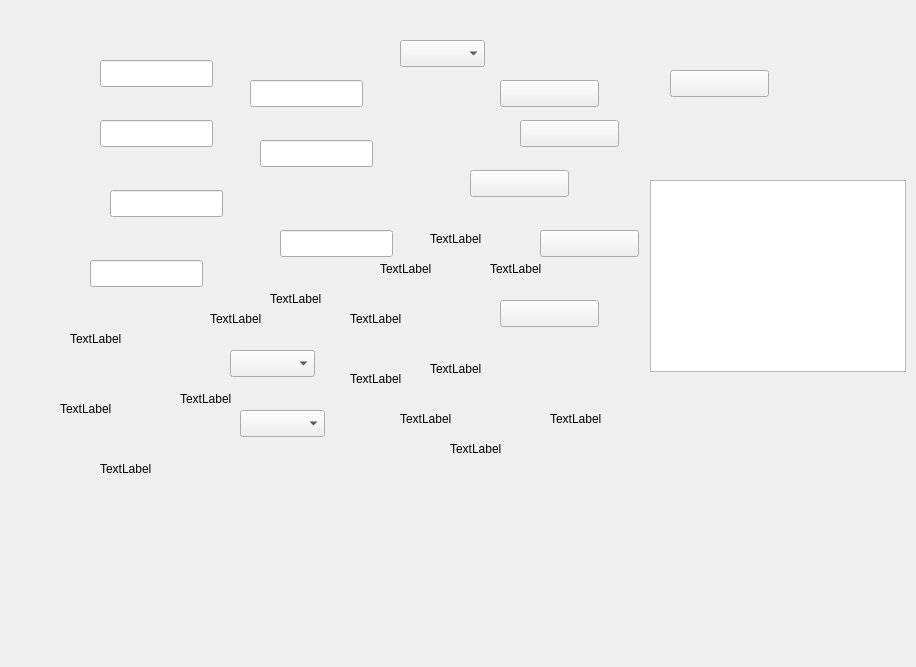
<?xml version="1.0" encoding="UTF-8"?>
<ui version="4.0">
 <class>QSettingMethodForm</class>
 <widget class="QWidget" name="QSettingMethodForm">
  <property name="geometry">
   <rect>
    <x>0</x>
    <y>0</y>
    <width>916</width>
    <height>667</height>
   </rect>
  </property>
  <property name="windowTitle">
   <string>Form</string>
  </property>
  <widget class="QPushButton" name="pb_settingmethod_pgdn">
   <property name="geometry">
    <rect>
     <x>470</x>
     <y>170</y>
     <width>99</width>
     <height>27</height>
    </rect>
   </property>
   <property name="text">
    <string/>
   </property>
  </widget>
  <widget class="QPushButton" name="pb_settingmethod_add">
   <property name="geometry">
    <rect>
     <x>500</x>
     <y>300</y>
     <width>99</width>
     <height>27</height>
    </rect>
   </property>
   <property name="text">
    <string/>
   </property>
  </widget>
  <widget class="QPushButton" name="pb_settingmethod_pgup">
   <property name="geometry">
    <rect>
     <x>500</x>
     <y>80</y>
     <width>99</width>
     <height>27</height>
    </rect>
   </property>
   <property name="text">
    <string/>
   </property>
  </widget>
  <widget class="QPushButton" name="pb_settingmethod_delete">
   <property name="geometry">
    <rect>
     <x>520</x>
     <y>120</y>
     <width>99</width>
     <height>27</height>
    </rect>
   </property>
   <property name="text">
    <string/>
   </property>
  </widget>
  <widget class="QPushButton" name="pb_settingmethod_save">
   <property name="geometry">
    <rect>
     <x>670</x>
     <y>70</y>
     <width>99</width>
     <height>27</height>
    </rect>
   </property>
   <property name="text">
    <string/>
   </property>
  </widget>
  <widget class="QPushButton" name="pb_settingmethod_colud">
   <property name="geometry">
    <rect>
     <x>540</x>
     <y>230</y>
     <width>99</width>
     <height>27</height>
    </rect>
   </property>
   <property name="text">
    <string/>
   </property>
  </widget>
  <widget class="QLineEdit" name="le_settingmethod_mingcheng">
   <property name="geometry">
    <rect>
     <x>100</x>
     <y>60</y>
     <width>113</width>
     <height>27</height>
    </rect>
   </property>
  </widget>
  <widget class="QLineEdit" name="le_settingmethod_xishu">
   <property name="geometry">
    <rect>
     <x>100</x>
     <y>120</y>
     <width>113</width>
     <height>27</height>
    </rect>
   </property>
  </widget>
  <widget class="QLineEdit" name="le_settingmethod_xishishui">
   <property name="geometry">
    <rect>
     <x>110</x>
     <y>190</y>
     <width>113</width>
     <height>27</height>
    </rect>
   </property>
  </widget>
  <widget class="QLineEdit" name="le_settingmethod_jian">
   <property name="geometry">
    <rect>
     <x>90</x>
     <y>260</y>
     <width>113</width>
     <height>27</height>
    </rect>
   </property>
  </widget>
  <widget class="QLineEdit" name="le_settingmethod_zhengliu">
   <property name="geometry">
    <rect>
     <x>250</x>
     <y>80</y>
     <width>113</width>
     <height>27</height>
    </rect>
   </property>
  </widget>
  <widget class="QLineEdit" name="le_settingmethod_pengsuan">
   <property name="geometry">
    <rect>
     <x>260</x>
     <y>140</y>
     <width>113</width>
     <height>27</height>
    </rect>
   </property>
  </widget>
  <widget class="QLineEdit" name="le_settingmethod_liuliang">
   <property name="geometry">
    <rect>
     <x>280</x>
     <y>230</y>
     <width>113</width>
     <height>27</height>
    </rect>
   </property>
  </widget>
  <widget class="QComboBox" name="cb_settingmethod_diding">
   <property name="geometry">
    <rect>
     <x>230</x>
     <y>350</y>
     <width>85</width>
     <height>27</height>
    </rect>
   </property>
  </widget>
  <widget class="QComboBox" name="cb_setting_metoh_jiajian">
   <property name="geometry">
    <rect>
     <x>240</x>
     <y>410</y>
     <width>85</width>
     <height>27</height>
    </rect>
   </property>
  </widget>
  <widget class="QLabel" name="lb_settting_method_mingcheng">
   <property name="geometry">
    <rect>
     <x>70</x>
     <y>330</y>
     <width>67</width>
     <height>17</height>
    </rect>
   </property>
   <property name="text">
    <string>TextLabel</string>
   </property>
  </widget>
  <widget class="QLabel" name="lb_settting_method_xishu">
   <property name="geometry">
    <rect>
     <x>60</x>
     <y>400</y>
     <width>67</width>
     <height>17</height>
    </rect>
   </property>
   <property name="text">
    <string>TextLabel</string>
   </property>
  </widget>
  <widget class="QLabel" name="lb_settting_method_pengsuan">
   <property name="geometry">
    <rect>
     <x>100</x>
     <y>460</y>
     <width>67</width>
     <height>17</height>
    </rect>
   </property>
   <property name="text">
    <string>TextLabel</string>
   </property>
  </widget>
  <widget class="QLabel" name="lb_settting_method_xishishui">
   <property name="geometry">
    <rect>
     <x>210</x>
     <y>310</y>
     <width>67</width>
     <height>17</height>
    </rect>
   </property>
   <property name="text">
    <string>TextLabel</string>
   </property>
  </widget>
  <widget class="QLabel" name="lb_settting_method_jian">
   <property name="geometry">
    <rect>
     <x>180</x>
     <y>390</y>
     <width>67</width>
     <height>17</height>
    </rect>
   </property>
   <property name="text">
    <string>TextLabel</string>
   </property>
  </widget>
  <widget class="QLabel" name="lb_settting_method_zhengliu">
   <property name="geometry">
    <rect>
     <x>350</x>
     <y>310</y>
     <width>67</width>
     <height>17</height>
    </rect>
   </property>
   <property name="text">
    <string>TextLabel</string>
   </property>
  </widget>
  <widget class="QLabel" name="lb_settting_method_diding">
   <property name="geometry">
    <rect>
     <x>350</x>
     <y>370</y>
     <width>67</width>
     <height>17</height>
    </rect>
   </property>
   <property name="text">
    <string>TextLabel</string>
   </property>
  </widget>
  <widget class="QLabel" name="lb_settting_method_liuliang">
   <property name="geometry">
    <rect>
     <x>400</x>
     <y>410</y>
     <width>67</width>
     <height>17</height>
    </rect>
   </property>
   <property name="text">
    <string>TextLabel</string>
   </property>
  </widget>
  <widget class="QLabel" name="lb_settting_method_jiajian">
   <property name="geometry">
    <rect>
     <x>430</x>
     <y>360</y>
     <width>67</width>
     <height>17</height>
    </rect>
   </property>
   <property name="text">
    <string>TextLabel</string>
   </property>
  </widget>
  <widget class="QLabel" name="lb_settting_method_jieshoubei">
   <property name="geometry">
    <rect>
     <x>550</x>
     <y>410</y>
     <width>67</width>
     <height>17</height>
    </rect>
   </property>
   <property name="text">
    <string>TextLabel</string>
   </property>
  </widget>
  <widget class="QLabel" name="lb_settting_method_xiaohuaguan">
   <property name="geometry">
    <rect>
     <x>450</x>
     <y>440</y>
     <width>67</width>
     <height>17</height>
    </rect>
   </property>
   <property name="text">
    <string>TextLabel</string>
   </property>
  </widget>
  <widget class="QLabel" name="lb_settting_method_ml">
   <property name="geometry">
    <rect>
     <x>270</x>
     <y>290</y>
     <width>67</width>
     <height>17</height>
    </rect>
   </property>
   <property name="text">
    <string>TextLabel</string>
   </property>
  </widget>
  <widget class="QLabel" name="lb_settting_method_ml1">
   <property name="geometry">
    <rect>
     <x>380</x>
     <y>260</y>
     <width>67</width>
     <height>17</height>
    </rect>
   </property>
   <property name="text">
    <string>TextLabel</string>
   </property>
  </widget>
  <widget class="QLabel" name="lb_settting_method_ml2">
   <property name="geometry">
    <rect>
     <x>430</x>
     <y>230</y>
     <width>67</width>
     <height>17</height>
    </rect>
   </property>
   <property name="text">
    <string>TextLabel</string>
   </property>
  </widget>
  <widget class="QLabel" name="lb_settting_method_baifen">
   <property name="geometry">
    <rect>
     <x>490</x>
     <y>260</y>
     <width>67</width>
     <height>17</height>
    </rect>
   </property>
   <property name="text">
    <string>TextLabel</string>
   </property>
  </widget>
  <widget class="QTableView" name="tb_method_param">
   <property name="geometry">
    <rect>
     <x>650</x>
     <y>180</y>
     <width>256</width>
     <height>192</height>
    </rect>
   </property>
  </widget>
  <widget class="QComboBox" name="cb_settingmethod_zhengliudanwei">
   <property name="geometry">
    <rect>
     <x>400</x>
     <y>40</y>
     <width>85</width>
     <height>27</height>
    </rect>
   </property>
  </widget>
  <widget class="QLabel" name="label_fangfa">
   <property name="geometry">
    <rect>
     <x>30</x>
     <y>170</y>
     <width>67</width>
     <height>17</height>
    </rect>
   </property>
   <property name="text">
    <string/>
   </property>
  </widget>
 </widget>
 <resources/>
 <connections/>
</ui>
